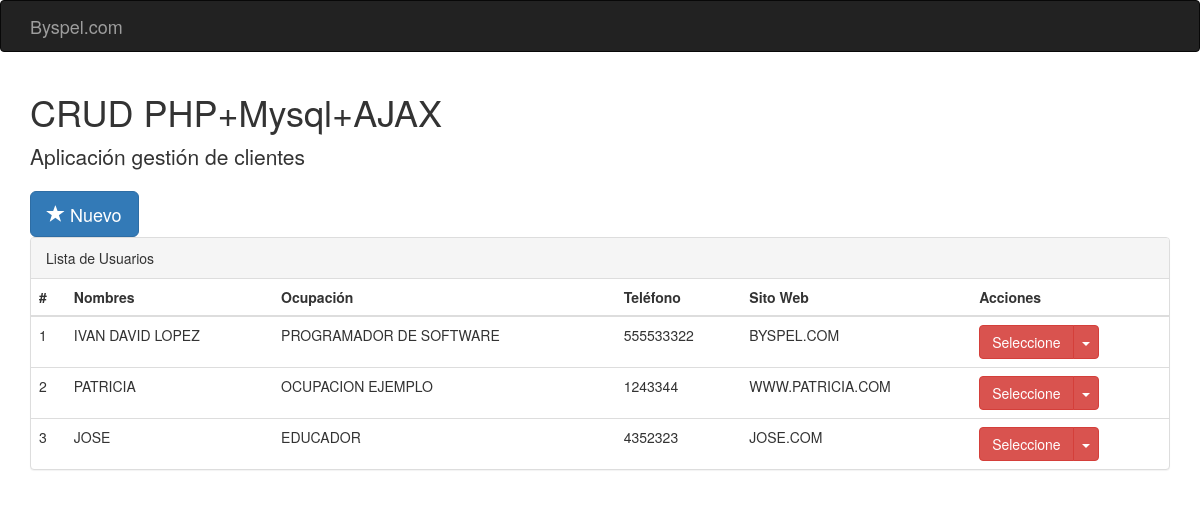
The page / on the database its author committed.
### tables this page shows
CREATE TABLE `personas` (
  `id` int(10) unsigned NOT NULL AUTO_INCREMENT,
  `nombres` varchar(20) DEFAULT NULL,
  `ocupacion` text,
  `telefono` varchar(20) DEFAULT NULL,
  `sitioweb` text,
  PRIMARY KEY (`id`)
);

### index.php (the view, shortened to what this page needs)
<!DOCTYPE html>
<html lang="en">
<head>
  <link href="css/bootstrap.min.css" rel="stylesheet">
</head>
<body>
  <nav class="navbar navbar-inverse">
    <div class="container">
      <div class="navbar-header">
        <a class="navbar-brand" href="#">Byspel.com</a>
      </div>
    </nav>
    <div class="container">
      <div class="starter-template">
        <h1>CRUD PHP+Mysql+AJAX</h1>
        <p class="lead">Aplicación gestión de clientes</p>
        <button type="button" onclick="Nuevo();" class="btn btn-primary btn-lg" >
          <span class="glyphicon glyphicon-star" aria-hidden="true"></span> Nuevo
        </button>
      </div>
      <div class="panel panel-default">
        <div class="panel-heading">Lista de Usuarios</div>
        <table class="table">
          <thead>
            <tr>
              <th>#</th>
              <th>Nombres</th>
              <th>Ocupación</th>
              <th>Teléfono</th>
              <th>Sito Web</th>
              <th>Acciones</th>
            </tr>
          </thead>
          <tbody>
            <?php
            $con = Conectar();
            $sql = "SELECT id, nombres, ocupacion, telefono, sitioweb FROM personas";
            $stmt = $con->prepare($sql);
            $result = $stmt->execute();
            $rows = $stmt->fetchAll(\PDO::FETCH_OBJ);
            foreach($rows as $row){
              ?>
              <tr>
                <td><?php print($row->id); ?></td>
                <td><?php print($row->nombres); ?></td>
                <td><?php print($row->ocupacion); ?></td>
                <td><?php print($row->telefono); ?></td>
                <td><?php print($row->sitioweb); ?></td>
                <td>
                  <div class="btn-group">
                    <button type="button" class="btn btn-danger">Seleccione</button>
                    <button type="button" class="btn btn-danger dropdown-toggle" data-toggle="dropdown" aria-expanded="false">
                      <span class="caret"></span>
                    </button>
                  </div>
                </td>
              </tr>
              <?php
            }
            ?>
          </tbody>
        </table>
      </div>
    </div>
  </body>
  </html>

### rows shown on the page
personas: id "1", nombres "IVAN DAVID LOPEZ", ocupacion "PROGRAMADOR DE SOFTWARE", telefono "555533322", sitioweb "BYSPEL.COM"
personas: id "2", nombres "PATRICIA", ocupacion "OCUPACION EJEMPLO", telefono "1243344", sitioweb "WWW.PATRICIA.COM"
personas: id "3", nombres "JOSE", ocupacion "EDUCADOR", telefono "4352323", sitioweb "JOSE.COM"
